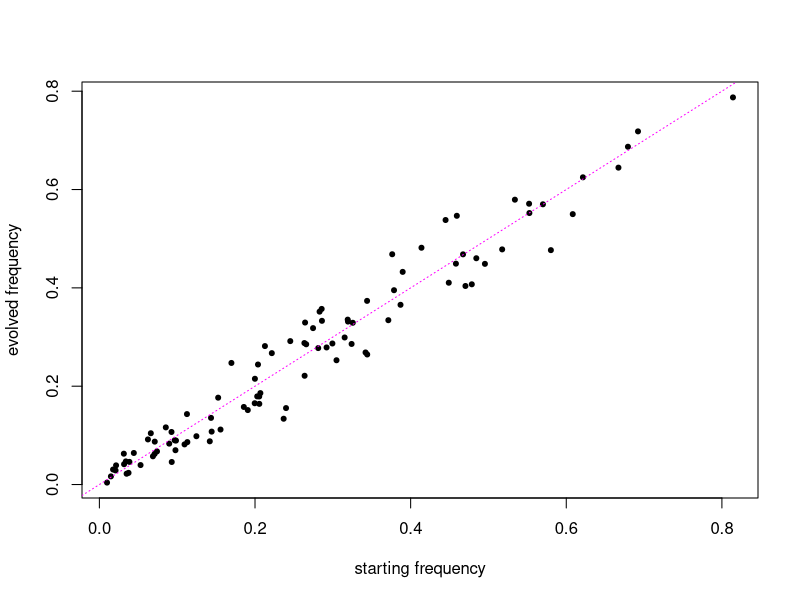

Generate this figure with R:
# Simulate allele frequencies under a "null model" of genetic drift
# (to be compared against, say, a model with natural selection). In
# this simulation, the starting allele frequencies are drawn from the
# Beta distribution, and allele frequencies change over time by adding
# a small normally-distributed random variable. Alleles that have
# fixed in the population are then removed from the simulation.
set.seed(4)
L <- 100
allele_freq_start <- rbeta(L, shape1 = 1, shape2 = 3)
allele_freq <- allele_freq_start +
  rnorm(n = L, sd = sqrt((allele_freq_start) * (1 - allele_freq_start) * 0.01))
i <- which(allele_freq > 0 & allele_freq < 1)
allele_freq <- allele_freq[i]
plot(allele_freq_start[i], allele_freq, pch = 20,
     xlab = "starting frequency", ylab = "evolved frequency")
abline(a = 0, b = 1, col = "magenta", lty = "dotted")
